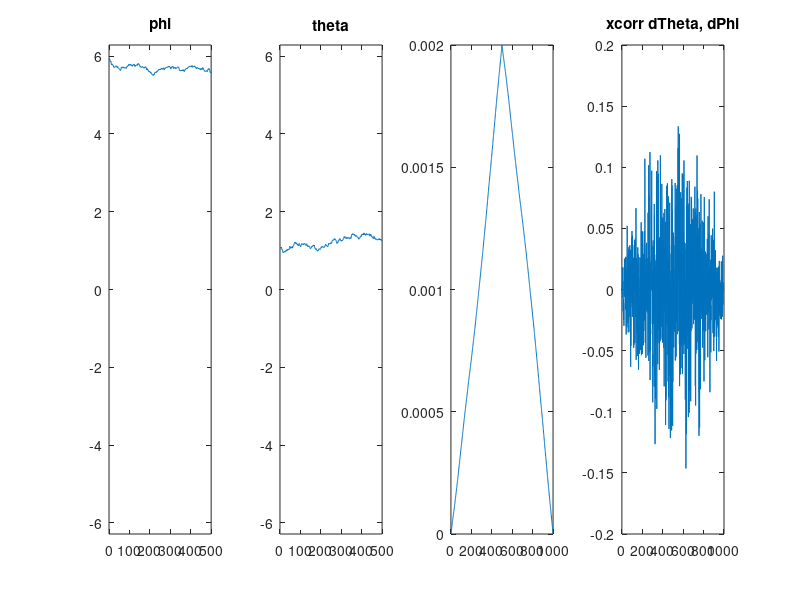
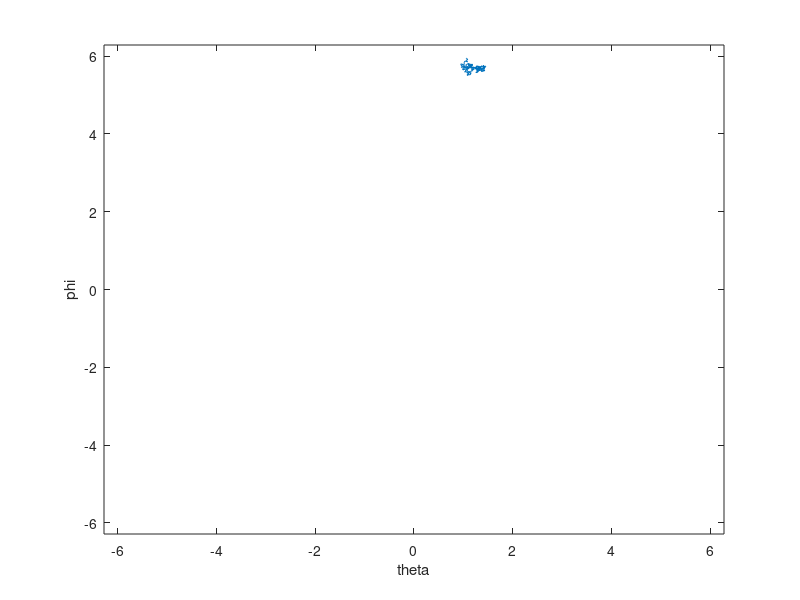
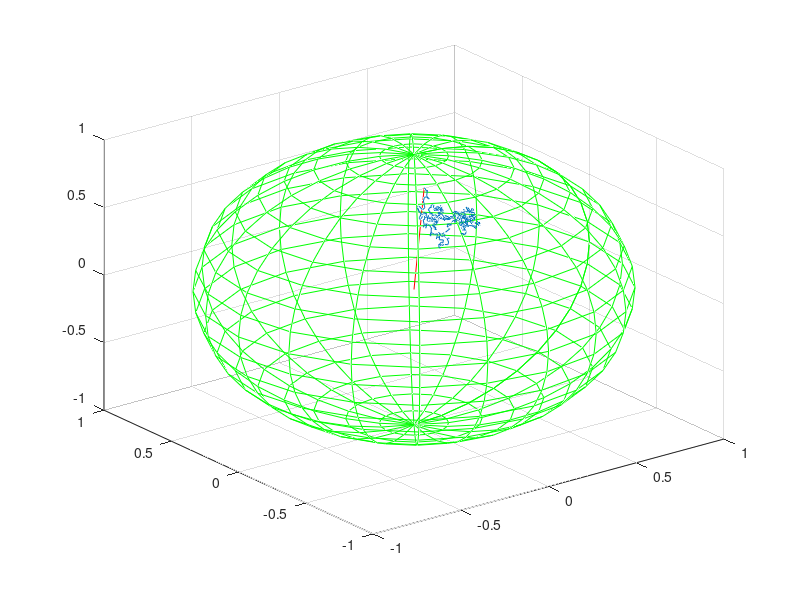

MATLAB code for these plots, in order: (Note: this script raises an error after producing the figures.)
function DiffuseOnSphere
% random walk on a sphere assuming the directions are indipendent
close all
numSteps       = 500;
radius         = 1;
dt             = 0.0001;
diffusionConst = 1;
% w              = sqrt(2*diffusionConst*dt)/radius;

[sx,sy,sz]  = sphere(20);
sx          = sx*radius;
sy          = sy*radius;
sz          = sz*radius;

% random angle sampling for points on the sphere
u     = rand(1);
v     = rand(1);
phi   = 2*pi*u;
theta = acos(2*v -1);

% dTheta      = RandomWrappedNormalOnCircle(0,1,numSteps-1,-pi:.1:pi);
% dPhi        = RandomWrappedNormalOnCircle(0,1,numSteps-1,-pi:.1:pi);
w          = sqrt(2*diffusionConst*dt)./(radius);
mu         = 0;
dAngles    = w*randn([numSteps-1,2]);%RandomWrappedNormalOnCircle(mu,w,[numSteps-1,2]);
dTheta     = dAngles(:,1);
dPhi       = dAngles(:,2);

theta      = (cumsum([theta;dTheta]));
phi        = (cumsum([phi;dPhi]));
figure, subplot(141),plot(phi),set(gca,'YLim',[-2*pi 2*pi]), title('phi'), 
        subplot(142), plot(theta),set(gca,'YLim',[-2*pi 2*pi]), title('theta')
        x = xcorr(theta,phi);
        subplot(143), plot(x./sum(x))
        dx = xcorr(dTheta,dPhi);
        subplot(144), plot(dx./sum(dx)), title('xcorr dTheta, dPhi')
% theta = cumsum([theta;tt]);
% phi  =  cumsum([phi;pp]);
x           = radius*sin(phi).*cos(theta);
y           = radius*sin(phi).*sin(theta);
z           = radius*cos(phi);
points      = [x,y,z];
% for sIdx = 2:numSteps
%     
%     theta = theta+w*RandomWrappedNormalOnCircle(0,1,1);
%     phi   = phi+w*RandomWrappedNormalOnCircle(0,1,1);
% 
%     x     = radius*sin(phi)*cos(theta);
%     y     = radius*sin(phi)*sin(theta);
%     z     = radius*cos(phi);
%     points(sIdx,:)= [x,y,z];    
% end

figure, plot(theta,phi), xlabel('theta'), ylabel('phi'), set(gca,'XLIm',2*[-pi pi],'YLim',2*[-pi pi])
figure, mesh(sx,sy,sz,'FaceColor','none','EdgeColor','g'), hold on, 
% color = jet(numSteps);
plot3(points(:,1), points(:,2),points(:,3))
line('XData',[0 radius*sin(phi(1)).*cos(theta(1))],...
     'YData',[0 radius*sin(phi(1)).*sin(theta(1))],...
     'ZData',[0 radius*cos(phi(1))],...
     'Color','r')
% for i = 1:numSteps-1;
%     line('XData',[points(i,1),points(i+1,1)],'YData',[points(i,2),points(i+1,2)],'ZData',[points(i,3),points(i+1,3)],'Color',color(i,:),'Parent',gca)
% end
cameratoolbar
daspect([1 1 1])

end